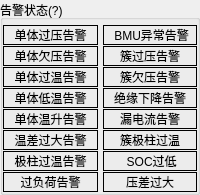
        <widget class="QGroupBox" name="G_AlmStatus">
         <property name="title">
          <string>告警状态(?)</string>
         </property>
         <layout class="QHBoxLayout" name="horizontalLayout_5">
          <property name="spacing">
           <number>5</number>
          </property>
          <property name="leftMargin">
           <number>0</number>
          </property>
          <property name="topMargin">
           <number>5</number>
          </property>
          <property name="rightMargin">
           <number>0</number>
          </property>
          <property name="bottomMargin">
           <number>0</number>
          </property>
          <item>
           <layout class="QVBoxLayout" name="verticalLayout_9">
            <property name="spacing">
             <number>1</number>
            </property>
            <item>
             <widget class="QLabel" name="bAlm0">
              <property name="frameShape">
               <enum>QFrame::Box</enum>
              </property>
              <property name="text">
               <string>单体过压告警</string>
              </property>
              <property name="alignment">
               <set>Qt::AlignCenter</set>
              </property>
             </widget>
            </item>
            <item>
             <widget class="QLabel" name="bAlm1">
              <property name="frameShape">
               <enum>QFrame::Box</enum>
              </property>
              <property name="text">
               <string>单体欠压告警</string>
              </property>
              <property name="alignment">
               <set>Qt::AlignCenter</set>
              </property>
             </widget>
            </item>
            <item>
             <widget class="QLabel" name="bAlm2">
              <property name="frameShape">
               <enum>QFrame::Box</enum>
              </property>
              <property name="text">
               <string>单体过温告警</string>
              </property>
              <property name="alignment">
               <set>Qt::AlignCenter</set>
              </property>
             </widget>
            </item>
            <item>
             <widget class="QLabel" name="bAlm3">
              <property name="frameShape">
               <enum>QFrame::Box</enum>
              </property>
              <property name="text">
               <string>单体低温告警</string>
              </property>
              <property name="alignment">
               <set>Qt::AlignCenter</set>
              </property>
             </widget>
            </item>
            <item>
             <widget class="QLabel" name="bAlm4">
              <property name="frameShape">
               <enum>QFrame::Box</enum>
              </property>
              <property name="text">
               <string>单体温升告警</string>
              </property>
              <property name="alignment">
               <set>Qt::AlignCenter</set>
              </property>
             </widget>
            </item>
            <item>
             <widget class="QLabel" name="bAlm5">
              <property name="enabled">
               <bool>true</bool>
              </property>
              <property name="frameShape">
               <enum>QFrame::Box</enum>
              </property>
              <property name="text">
               <string>温差过大告警</string>
              </property>
              <property name="alignment">
               <set>Qt::AlignCenter</set>
              </property>
             </widget>
            </item>
            <item>
             <widget class="QLabel" name="bAlm6">
              <property name="frameShape">
               <enum>QFrame::Box</enum>
              </property>
              <property name="text">
               <string>极柱过温告警</string>
              </property>
              <property name="alignment">
               <set>Qt::AlignCenter</set>
              </property>
             </widget>
            </item>
            <item>
             <widget class="QLabel" name="bAlm7">
              <property name="frameShape">
               <enum>QFrame::Box</enum>
              </property>
              <property name="text">
               <string>过负荷告警</string>
              </property>
              <property name="alignment">
               <set>Qt::AlignCenter</set>
              </property>
             </widget>
            </item>
           </layout>
          </item>
          <item>
           <layout class="QVBoxLayout" name="verticalLayout_10">
            <property name="spacing">
             <number>1</number>
            </property>
            <item>
             <widget class="QLabel" name="bAlm8">
              <property name="frameShape">
               <enum>QFrame::Box</enum>
              </property>
              <property name="text">
               <string> BMU异常告警</string>
              </property>
              <property name="alignment">
               <set>Qt::AlignCenter</set>
              </property>
             </widget>
            </item>
            <item>
             <widget class="QLabel" name="bAlm9">
              <property name="frameShape">
               <enum>QFrame::Box</enum>
              </property>
              <property name="text">
               <string>簇过压告警</string>
              </property>
              <property name="alignment">
               <set>Qt::AlignCenter</set>
              </property>
             </widget>
            </item>
            <item>
             <widget class="QLabel" name="bAlm10">
              <property name="frameShape">
               <enum>QFrame::Box</enum>
              </property>
              <property name="text">
               <string>簇欠压告警</string>
              </property>
              <property name="alignment">
               <set>Qt::AlignCenter</set>
              </property>
             </widget>
            </item>
            <item>
             <widget class="QLabel" name="bAlm11">
              <property name="frameShape">
               <enum>QFrame::Box</enum>
              </property>
              <property name="text">
               <string>绝缘下降告警</string>
              </property>
              <property name="alignment">
               <set>Qt::AlignCenter</set>
              </property>
             </widget>
            </item>
            <item>
             <widget class="QLabel" name="bAlm12">
              <property name="frameShape">
               <enum>QFrame::Box</enum>
              </property>
              <property name="text">
               <string>漏电流告警</string>
              </property>
              <property name="alignment">
               <set>Qt::AlignCenter</set>
              </property>
             </widget>
            </item>
            <item>
             <widget class="QLabel" name="bAlm13">
              <property name="frameShape">
               <enum>QFrame::Box</enum>
              </property>
              <property name="text">
               <string>簇极柱过温</string>
              </property>
              <property name="alignment">
               <set>Qt::AlignCenter</set>
              </property>
             </widget>
            </item>
            <item>
             <widget class="QLabel" name="bAlm14">
              <property name="frameShape">
               <enum>QFrame::Box</enum>
              </property>
              <property name="text">
               <string> SOC过低</string>
              </property>
              <property name="alignment">
               <set>Qt::AlignCenter</set>
              </property>
             </widget>
            </item>
            <item>
             <widget class="QLabel" name="bAlm15">
              <property name="frameShape">
               <enum>QFrame::Box</enum>
              </property>
              <property name="text">
               <string>压差过大</string>
              </property>
              <property name="alignment">
               <set>Qt::AlignCenter</set>
              </property>
             </widget>
            </item>
           </layout>
          </item>
         </layout>
        </widget>
